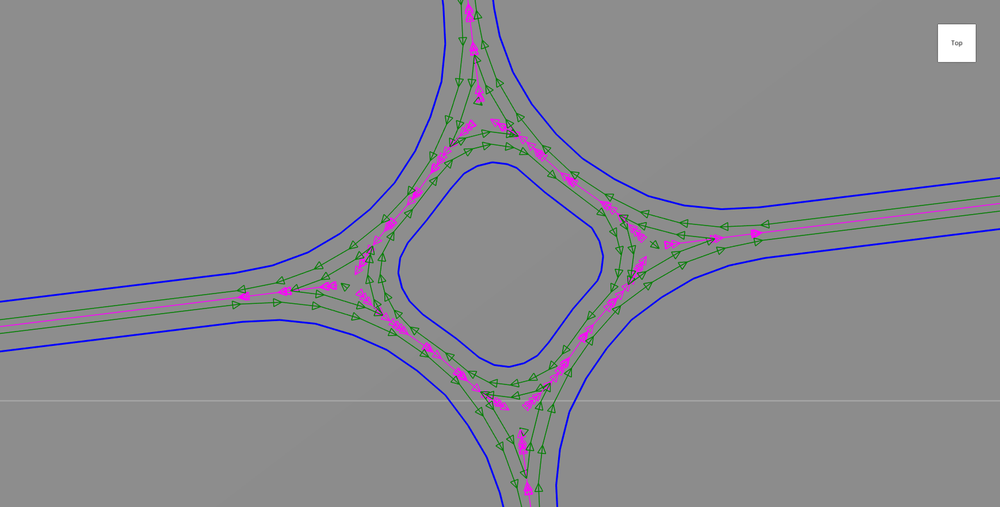
#> input picture image.png, 1000 x 507 px, shrunk from 1738 x 881 before the run, found by its file name
$ jupyter execute rgb_based_background_remover.ipynb
#> lines starting #> are read from the running program, lines starting #| are printed output that depends on the picture; after the words box and inside, x2 and y2 are one past the last pixel; in counts of white or black regions, pixels touching at a corner belong together
[cell 1]
import cv2
import sys
import PIL
from PIL import Image
import numpy as np

[cell 2]
img = cv2.imread(r'C:\Users\Syed Zia Uddin\Box\Research\Thesis Proposal\proposal_jupyter_notebook\image.png')
#> img is the input picture: shape (507, 1000, 3); mean B, G, R 141.2, 138.4, 138.7
data = np.asarray(img)

[cell 3]
# img_hsv = cv2.cvtColor(img, cv2.COLOR_BGR2HSV)
# ## Gen lower mask (0-5) and upper mask (175-180) of RED
# mask1 = cv2.inRange(img_hsv, (0,10,0), (0,50,100))
# # mask2 = cv2.inRange(img_hsv, (175,50,20), (180,255,255))
# ## Merge the mask and crop the red regions
# # mask = cv2.bitwise_or(mask1, mask2 )
# croped = cv2.bitwise_or(img, img, mask=mask1)

[cell 4]
cv2.imshow('cropped',img)
cv2.waitKey(0)

[cell 5]
b_thresh = (img[:,:,0]>130) & (img[:,:,0]<175)
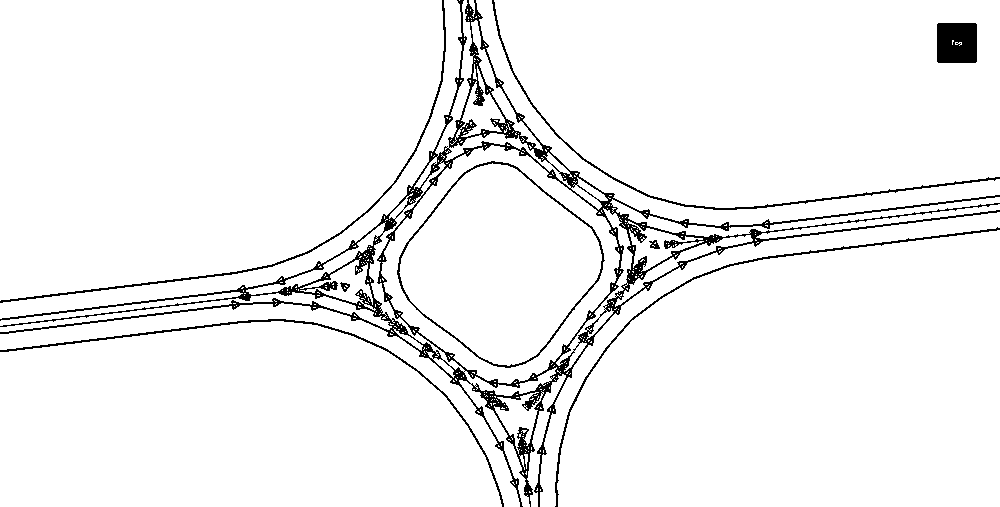
#> b_thresh: shape (507, 1000) bool; 95.1% white; black in thin lines or dots
g_thresh = (img[:,:,1]>130) & (img[:,:,1]<175)
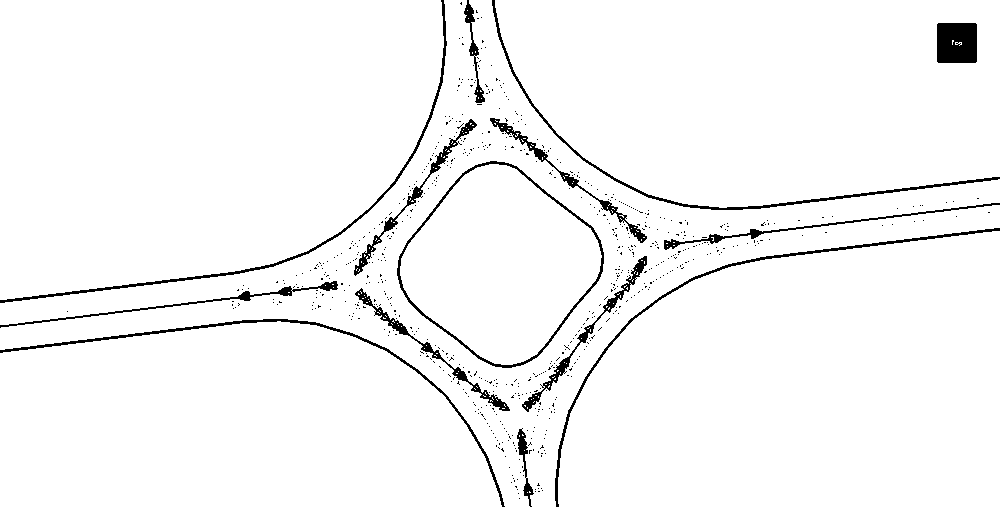
#> g_thresh: shape (507, 1000) bool; 96.5% white; 692 black regions (678 under 20 px), largest, box (x1, y1, x2, y2) and area: (492, 0, 1000, 210) 1667, (0, 0, 447, 303) 1666, (555, 228, 1000, 507) 1615
r_thresh = (img[:,:,2]>130) & (img[:,:,2]<175)
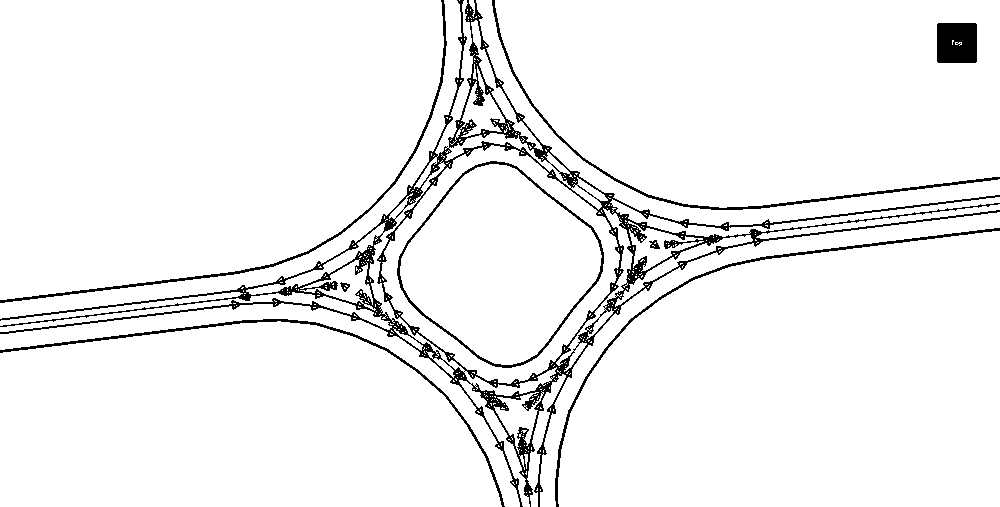
#> r_thresh: shape (507, 1000) bool; 94.7% white; black in thin lines or dots

[cell 6]
b = np.where(b_thresh,255,img[:,:,0])
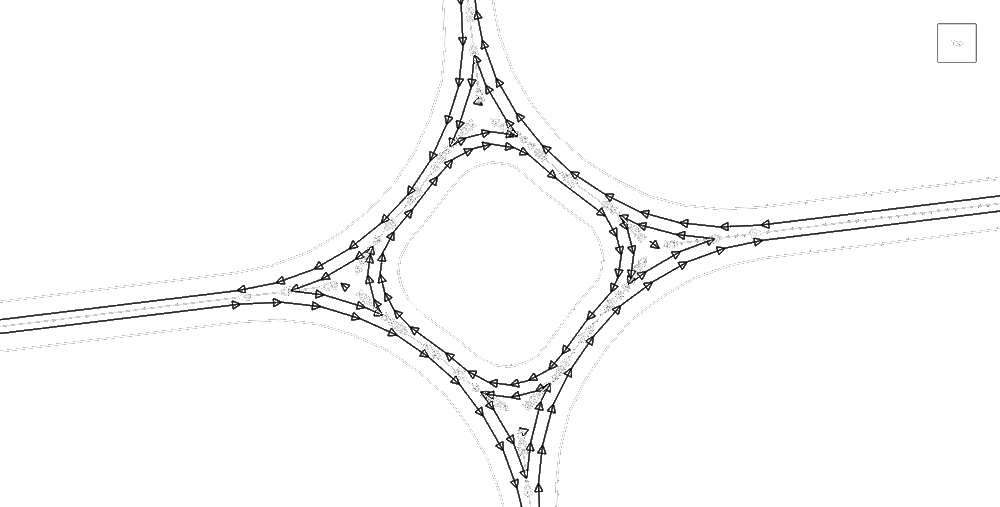
#> b: shape (507, 1000); min 0, max 255, mean 249.8
g = np.where(g_thresh,255,img[:,:,1])
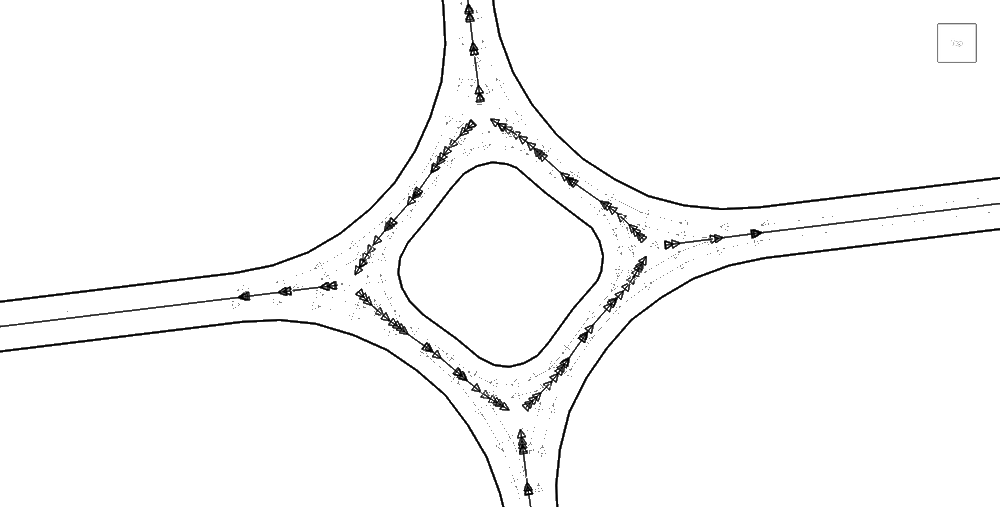
#> g: shape (507, 1000); min 0, max 255, mean 248.8
r = np.where(r_thresh,255,img[:,:,2])
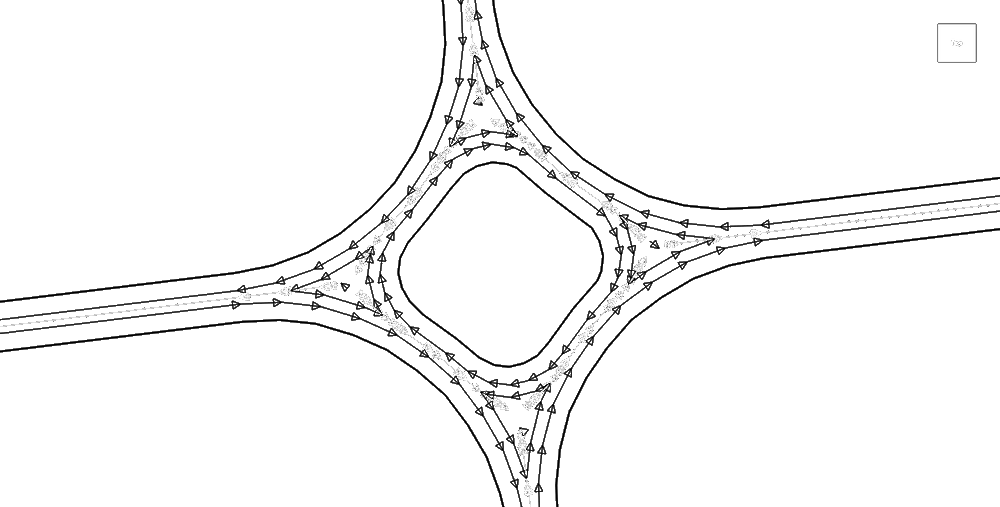
#> r: shape (507, 1000); min 0, max 255, mean 246.9

[cell 7]
cv2.imshow('cropped',g)
cv2.waitKey(0)

[cell 8]
newImage = cv2.merge((b,g,r))
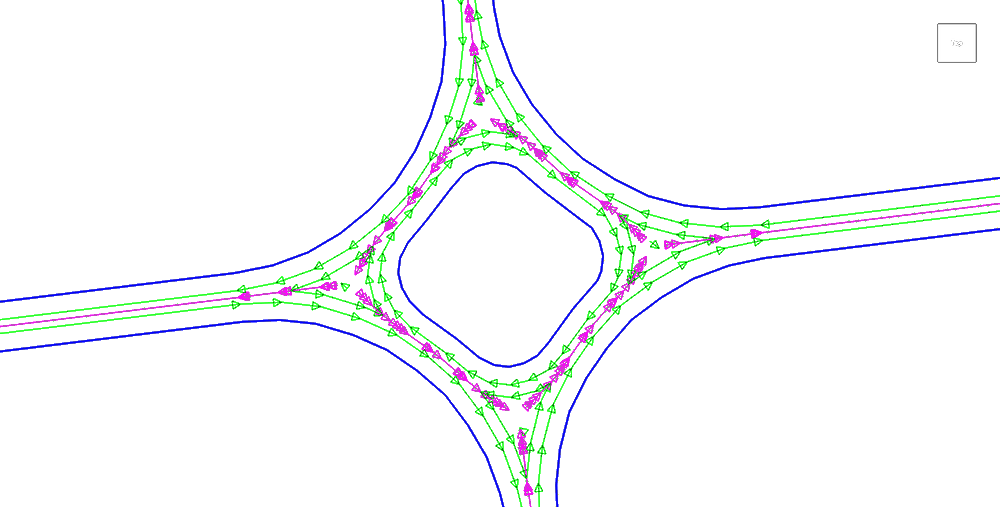
#> newImage: shape (507, 1000, 3); mean B, G, R 249.8, 248.8, 246.9

[cell 9]
cv2.imshow('cropped',newImage)
cv2.waitKey(0)

[cell 10]
cv2.imwrite('c+e+linfill_white_background.png',newImage)
#> Out = True
